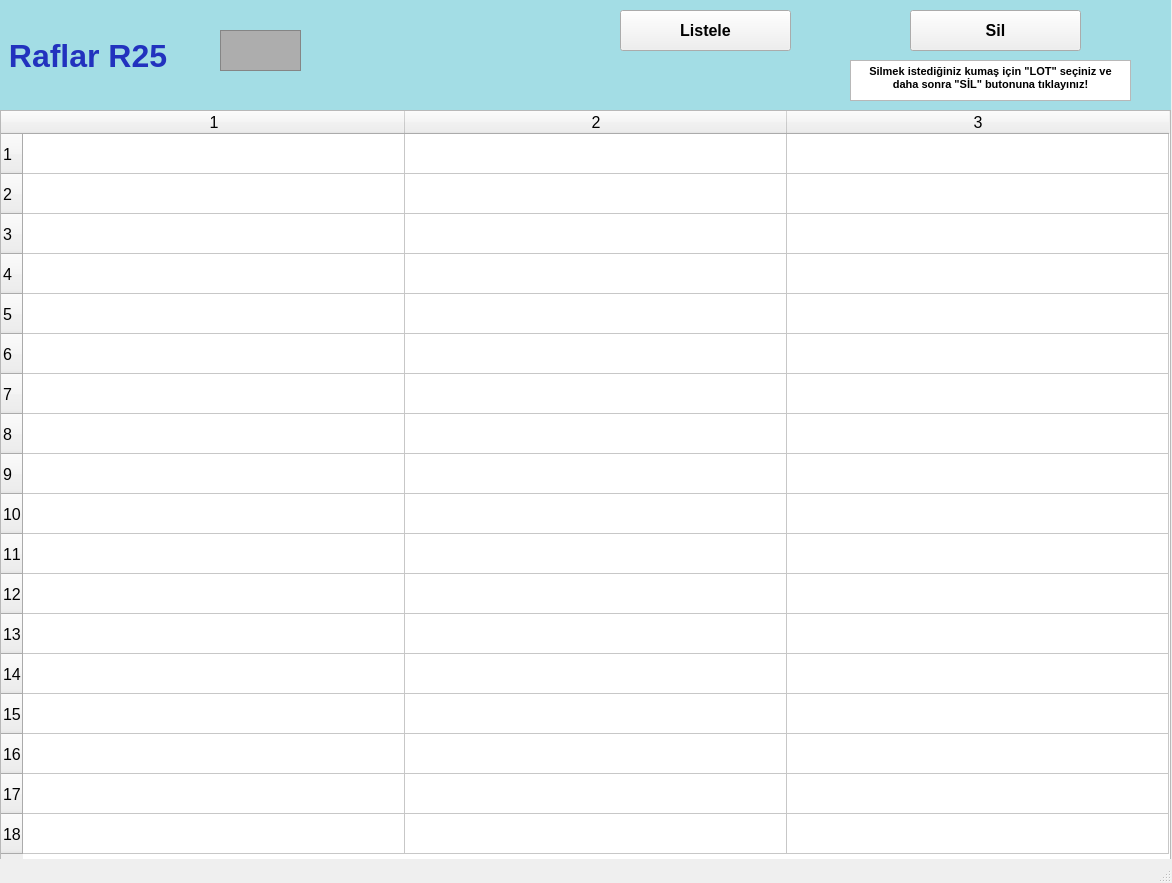
<?xml version="1.0" encoding="UTF-8"?>
<ui version="4.0">
 <class>raflarR25_ekran</class>
 <widget class="QMainWindow" name="raflarR25_ekran">
  <property name="geometry">
   <rect>
    <x>0</x>
    <y>0</y>
    <width>1172</width>
    <height>883</height>
   </rect>
  </property>
  <property name="font">
   <font>
    <pointsize>12</pointsize>
    <weight>50</weight>
    <bold>false</bold>
    <kerning>false</kerning>
   </font>
  </property>
  <property name="windowTitle">
   <string/>
  </property>
  <widget class="QWidget" name="centralwidget">
   <widget class="QLabel" name="raflarR1yazi_lbl">
    <property name="geometry">
     <rect>
      <x>0</x>
      <y>0</y>
      <width>1171</width>
      <height>111</height>
     </rect>
    </property>
    <property name="font">
     <font>
      <pointsize>24</pointsize>
      <weight>75</weight>
      <bold>true</bold>
     </font>
    </property>
    <property name="styleSheet">
     <string notr="true">background-color: rgb(163, 221, 229);
color: rgb(34, 50, 190);</string>
    </property>
    <property name="text">
     <string> Raflar R25</string>
    </property>
   </widget>
   <widget class="QFrame" name="raflarR1_img">
    <property name="geometry">
     <rect>
      <x>220</x>
      <y>30</y>
      <width>81</width>
      <height>41</height>
     </rect>
    </property>
    <property name="styleSheet">
     <string notr="true">background-color: rgb(173, 173, 173);</string>
    </property>
    <property name="frameShape">
     <enum>QFrame::StyledPanel</enum>
    </property>
    <property name="frameShadow">
     <enum>QFrame::Raised</enum>
    </property>
   </widget>
   <widget class="QTableWidget" name="R25_tw">
    <property name="geometry">
     <rect>
      <x>0</x>
      <y>110</y>
      <width>1171</width>
      <height>751</height>
     </rect>
    </property>
    <property name="baseSize">
     <size>
      <width>0</width>
      <height>0</height>
     </size>
    </property>
    <property name="rowCount">
     <number>18</number>
    </property>
    <property name="columnCount">
     <number>3</number>
    </property>
    <attribute name="horizontalHeaderVisible">
     <bool>true</bool>
    </attribute>
    <attribute name="horizontalHeaderCascadingSectionResizes">
     <bool>false</bool>
    </attribute>
    <attribute name="horizontalHeaderDefaultSectionSize">
     <number>382</number>
    </attribute>
    <attribute name="horizontalHeaderMinimumSectionSize">
     <number>38</number>
    </attribute>
    <attribute name="verticalHeaderDefaultSectionSize">
     <number>40</number>
    </attribute>
    <attribute name="verticalHeaderMinimumSectionSize">
     <number>23</number>
    </attribute>
    <row/>
    <row/>
    <row/>
    <row/>
    <row/>
    <row/>
    <row/>
    <row/>
    <row/>
    <row/>
    <row/>
    <row/>
    <row/>
    <row/>
    <row/>
    <row/>
    <row/>
    <row/>
    <column/>
    <column/>
    <column/>
   </widget>
   <widget class="QPushButton" name="listeleR25_btn">
    <property name="geometry">
     <rect>
      <x>620</x>
      <y>10</y>
      <width>171</width>
      <height>41</height>
     </rect>
    </property>
    <property name="font">
     <font>
      <pointsize>12</pointsize>
      <weight>75</weight>
      <bold>true</bold>
     </font>
    </property>
    <property name="text">
     <string>Listele</string>
    </property>
   </widget>
   <widget class="QPushButton" name="silR25_btn">
    <property name="geometry">
     <rect>
      <x>910</x>
      <y>10</y>
      <width>171</width>
      <height>41</height>
     </rect>
    </property>
    <property name="font">
     <font>
      <pointsize>12</pointsize>
      <weight>75</weight>
      <bold>true</bold>
     </font>
    </property>
    <property name="text">
     <string>Sil</string>
    </property>
   </widget>
   <widget class="QTextBrowser" name="textBrowser">
    <property name="geometry">
     <rect>
      <x>850</x>
      <y>60</y>
      <width>281</width>
      <height>41</height>
     </rect>
    </property>
    <property name="html">
     <string>&lt;!DOCTYPE HTML PUBLIC &quot;-//W3C//DTD HTML 4.0//EN&quot; &quot;http://www.w3.org/TR/REC-html40/strict.dtd&quot;&gt;
&lt;html&gt;&lt;head&gt;&lt;meta name=&quot;qrichtext&quot; content=&quot;1&quot; /&gt;&lt;style type=&quot;text/css&quot;&gt;
p, li { white-space: pre-wrap; }
&lt;/style&gt;&lt;/head&gt;&lt;body style=&quot; font-family:'MS Shell Dlg 2'; font-size:12pt; font-weight:400; font-style:normal;&quot;&gt;
&lt;p align=&quot;center&quot; style=&quot; margin-top:0px; margin-bottom:0px; margin-left:0px; margin-right:0px; -qt-block-indent:0; text-indent:0px;&quot;&gt;&lt;span style=&quot; font-size:8pt; font-weight:600;&quot;&gt;Silmek istediğiniz kumaş için &amp;quot;LOT&amp;quot; seçiniz ve daha sonra &amp;quot;SİL&amp;quot; butonuna tıklayınız!&lt;/span&gt;&lt;/p&gt;&lt;/body&gt;&lt;/html&gt;</string>
    </property>
   </widget>
  </widget>
  <widget class="QStatusBar" name="statusbar"/>
 </widget>
 <resources/>
 <connections/>
</ui>
